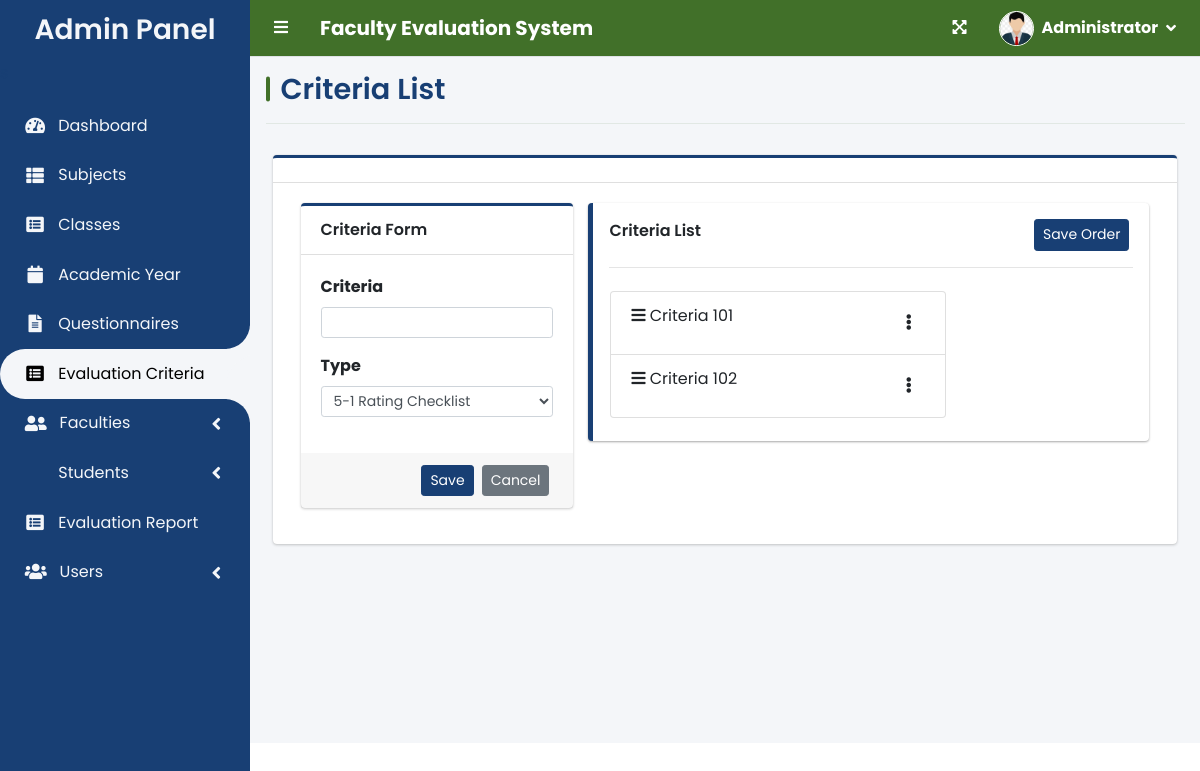
/index.php?page=criteria_list (signed in), run on an earlier commit of the app's database.
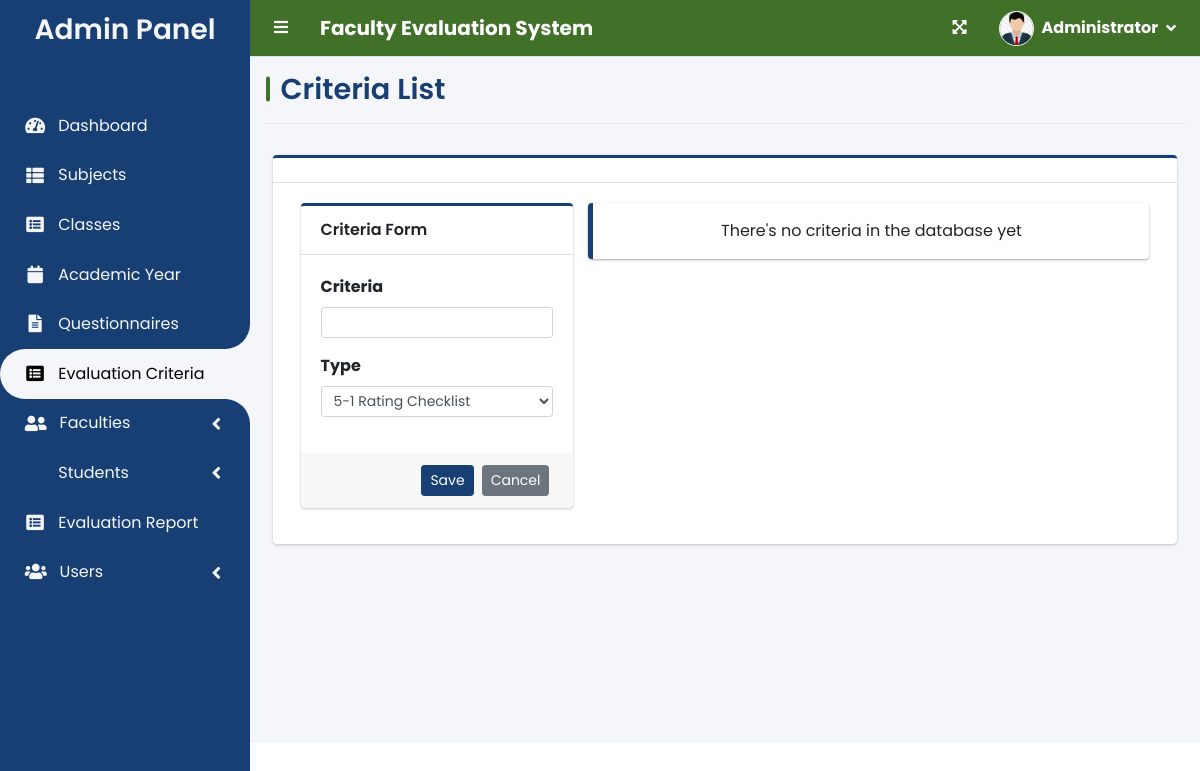
And on a later commit of the database.
### tables this page shows
CREATE TABLE `criteria_list` (
  `id` int(30) NOT NULL,
  `criteria` text NOT NULL,
  `order_by` int(30) NOT NULL,
  `type` enum('checklist','textfield') NOT NULL DEFAULT 'checklist'
);

### admin/criteria_list.php (the view, shortened to what this page needs)
<?php include 'db_connect.php' ?>
<?php
$criteria = array();
$qry = $conn->query("SELECT * FROM criteria_list order by abs(order_by) asc ");
if ($qry->num_rows > 0):
    while ($row = $qry->fetch_assoc()):
        $criteria[$row['id']] = $row;
    endwhile;
endif;
?>
<div class="col-lg-12">
	<div class="card card-outline card-primary">
		<div class="card-header">
		</div>
		<div class="card-body">
			<div class="container-fluid">
				<div class="row">
					<div class="col-md-4">
						<div class="card card-outline card-info">
							<div class="card-header"><b>Criteria Form</b></div>
							<div class="card-body">
								<form action="" id="manage-criteria" method="POST">
									<div class="form-group">
										<label for="">Criteria</label>
										<input type="text" name="criteria" class="form-control form-control-sm" required>
									</div>
									<div class="form-group type-group">
										<label for="">Type</label>
										<select name="type" class="form-control form-control-sm" required>
											<option value="checklist">5-1 Rating Checklist</option>
										</select>
									</div>
								</form>
							</div>
							<div class="card-footer">
								<div class="d-flex justify-content-end w-100">
									<button class="btn btn-sm btn-primary mx-1" form="manage-criteria">Save</button>
									<button class="btn btn-sm btn-secondary mx-1" form="manage-criteria"
										type="reset">Cancel</button>
								</div>
							</div>
						</div>
					</div>
					<div class="col-md-8">
						<div class="callout callout-info">
							<?php
							if ($qry->num_rows > 0):
								?>
								<div class="d-flex justify-content-between w-100">
									<label for=""><b>Criteria List</b></label>
									<button class="btn btn-sm btn-primary mx-1" form="order-criteria">Save
										Order</button>
								</div>
								<hr>
								<form action="" id="order-criteria">
									<ul class="list-group btn col-md-8" id="ui-sortable-list">
										<?php
										foreach ($criteria as $row):
											?>
											<li class="list-group-item text-left">
												<span class="btn-group drop right float-right">
													<span type="button" class="btn" data-toggle="dropdown" aria-haspopup="true"
														aria-expanded="false">
														<i class="fa fa-ellipsis-v"></i>
													</span>
												</span>
												<i class="fa fa-bars"></i> <?php echo ucwords($row['criteria']) ?>
											</li>
										<?php endforeach; ?>
									</ul>
								</form>
							<?php else: ?>
								<center>There's no criteria in the database yet</center>
							<?php endif; ?>
						</div>
					</div>
				</div>
			</div>
		</div>
	</div>
</div>

What changed in the data, as far as the page shows it:
removed criteria_list: criteria "Criteria 101"
removed criteria_list: criteria "Criteria 102"
Also different on the page:
text no longer shown: "Criteria List Save Order"
text now shown: "There's no criteria in the database yet"
